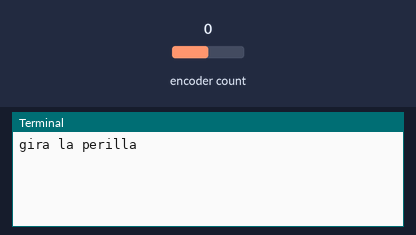
Bench run of a program on a simulated Raspberry Pi (BCM pin numbers). On the bench: the last lines printed to the terminal. The inputs (shaded band) are chosen by the test bench; at power-on: encoder count 0.

Above: at 1.2 s.
1.3 s: encoder count set to 1
At 2.2 s:
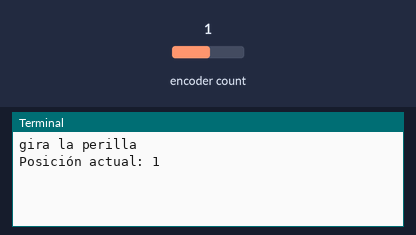
2.8 s: encoder count set to 2
At 3.4 s:
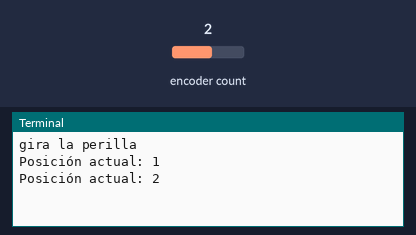

The program:

encoder_rotatorio.py
```python
from gpiozero import RotaryEncoder
from signal import pause

encoder = RotaryEncoder(a=5, b=6, max_steps=100)

def posicion():
    print(f"Posición actual: {encoder.steps}")

encoder.when_rotated = posicion

print("gira la perilla")
pause()
```

Measured:
- after the input at 1.3 s, the terminal: prints a new line at once (image 1)
- after the input at 2.8 s, the terminal: prints a new line at once (image 2)
